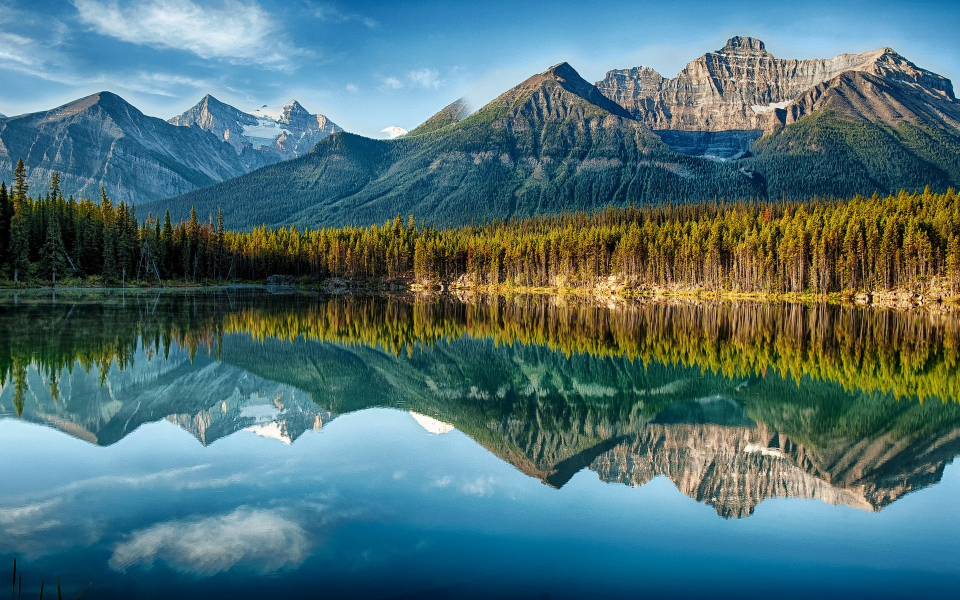
#> input picture HarrisMethode/img.jpg, 1920 x 1200 px (shown at 1/2 size)
$ python main.py   (older library calls are emulated)
#> lines starting #> are read from the running program, lines starting #| are printed output that depends on the picture
import cv2
import numpy
import os

# using os to get the current directory
current_directory = os.path.dirname(os.path.abspath(__file__))
img = cv2.imread(os.path.join(current_directory, 'img.jpg'))
#> img is the input picture: shape (1200, 1920, 3); mean B, G, R 116.2, 112.9, 79.7
img = cv2.resize(img, (640, 480))
#> img: shape (480, 640, 3)

if img is None:
    print("Image not found")
    exit()

cv2.imshow('Original Image', img)
#Smoothing with Ismooth = G(x,y,σ) * I(x,y)
sigma = 1
kernel_size = int(2 * (3 * sigma) + 1)
kernel = cv2.getGaussianKernel(kernel_size, sigma)
kernel = kernel @ kernel.T
smooth_img = cv2.filter2D(img, -1, kernel)
#Smoothing with Ismooth = G(x,y,σ) * I(x,y)
cv2.imshow('Smooth Image', smooth_img)

# Gradient calculation
gray_img = cv2.cvtColor(smooth_img, cv2.COLOR_BGR2GRAY)
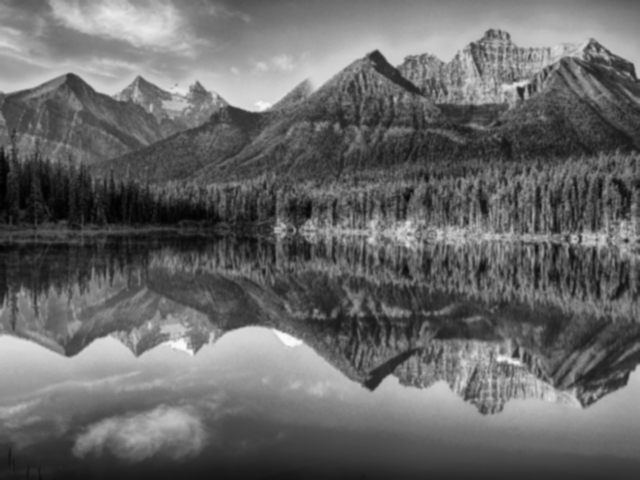
#> gray_img: shape (480, 640); min 0, max 250, mean 103.5
gradient_x = cv2.Sobel(gray_img, cv2.CV_64F, 1, 0, ksize=3)
gradient_y = cv2.Sobel(gray_img, cv2.CV_64F, 0, 1, ksize=3)

# Convert gradients to absolute values and scale to 8-bit
abs_gradient_x = cv2.convertScaleAbs(gradient_x)
abs_gradient_y = cv2.convertScaleAbs(gradient_y)

# Combine gradients
gradient_magnitude = cv2.addWeighted(abs_gradient_x, 0.5, abs_gradient_y, 0.5, 0)
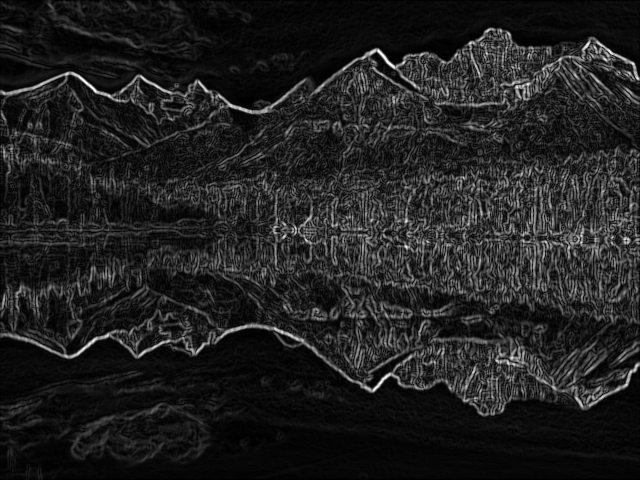
#> gradient_magnitude: shape (480, 640); min 0, max 255, mean 32.8

cv2.imshow('Gradient Magnitude', gradient_magnitude)

# Compute the Harris matrix
# Compute products of derivatives
Ixx = gradient_x ** 2
Iyy = gradient_y ** 2
Ixy = gradient_x * gradient_y
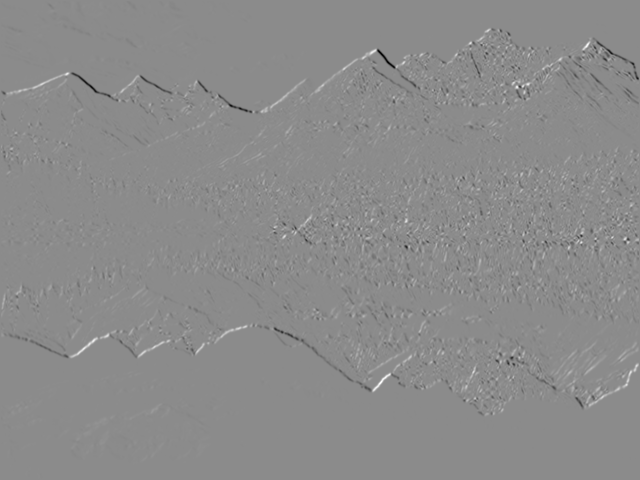
#> Ixy: shape (480, 640) float64; min -85749, max 71048, mean 12.4; drawn with min black and max white

# Apply Gaussian filter to the products
Ixx = cv2.GaussianBlur(Ixx, (kernel_size, kernel_size), sigma)
Iyy = cv2.GaussianBlur(Iyy, (kernel_size, kernel_size), sigma)
Ixy = cv2.GaussianBlur(Ixy, (kernel_size, kernel_size), sigma)

# Compute the Harris response matrix
k = 0.04  # Harris corner constant
det_M = (Ixx * Iyy) - (Ixy ** 2)
trace_M = Ixx + Iyy
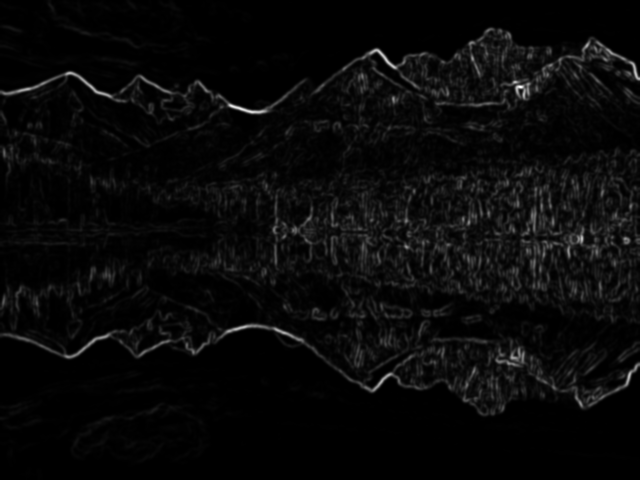
#> trace_M: shape (480, 640) float64; min 0.936, max 142612.1, mean 5477; drawn with min black and max white
harris_response = det_M - k * (trace_M ** 2)
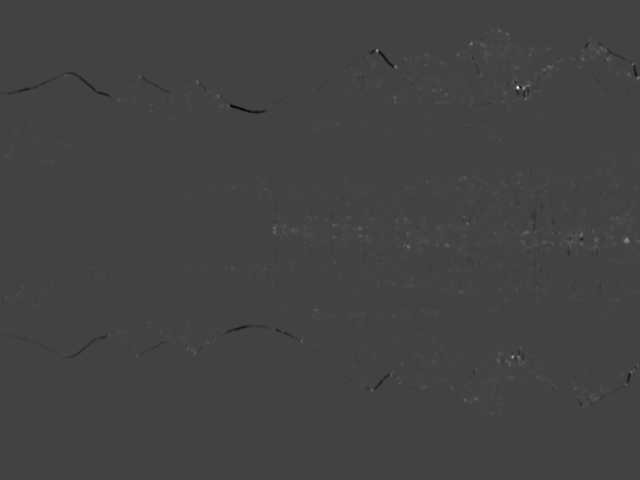
#> harris_response: shape (480, 640) float64; min -635670719.7, max 1.79e+09, mean 2470570.8; drawn with min black and max white

# Normalize the Harris response for visualization
harris_response_normalized = cv2.normalize(harris_response, None, 0, 255, cv2.NORM_MINMAX, cv2.CV_8U)
cv2.imshow('Harris Response', harris_response_normalized)

# Calculate angle response Harris
angle_response = numpy.arctan2(gradient_y, gradient_x)
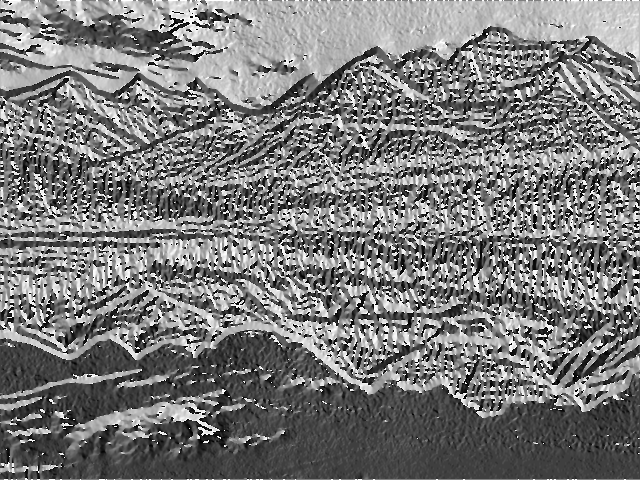
#> angle_response: shape (480, 640) float64; min -3.14, max 3.14, mean -0.128; drawn with min black and max white
angle_response_degrees = numpy.degrees(angle_response)
angle_response_normalized = cv2.normalize(angle_response_degrees, None, 0, 255, cv2.NORM_MINMAX, cv2.CV_8U)

cv2.imshow('Angle Response', angle_response_normalized)

# Thresholding the Harris response
threshold = 0.1 * harris_response.max()
#> threshold = 179167744.9
keypoints = numpy.argwhere(harris_response > threshold)
#> keypoints = 350 pairs, first value 30 to 413, second value 66 to 639

# Non maximum suppression
corners = []
for y, x in keypoints:
    if harris_response[y, x] == numpy.max(harris_response[y-1:y+2, x-1:x+2]):
        corners.append((x, y))
#> this loop made 350 passes
#> (y, x) on passes 1 to 3: (30, 498), (30, 499), (30, 500)
#> after the loop, corners = 85 pairs, first value 66 to 638, second value 30 to 413

# Draw corners on the original image
for corner in corners:
    cv2.circle(img, corner, 5, (0, 0, 255), -1)
#> this loop made 85 passes
#> corner on passes 1 to 12: (499, 30), (507, 34), (471, 43), (482, 44), (601, 47), (601, 49), (377, 50), (583, 50), (605, 50), (598, 51), (458, 54), (530, 54)
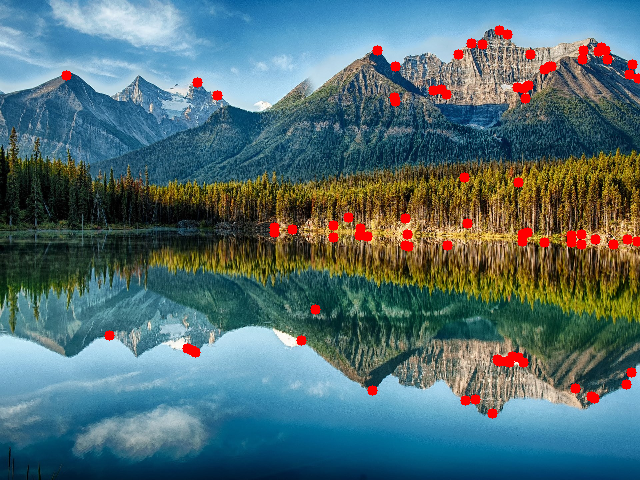
#> img: shape (480, 640, 3); mean B, G, R 114.1, 110.5, 82.2

cv2.imshow('Corners', img)
if cv2.waitKey(0) & 0xFF == 27:
#> (key Esc is pressed here)
    cv2.destroyAllWindows()
    exit()
#> (the program exits here)
